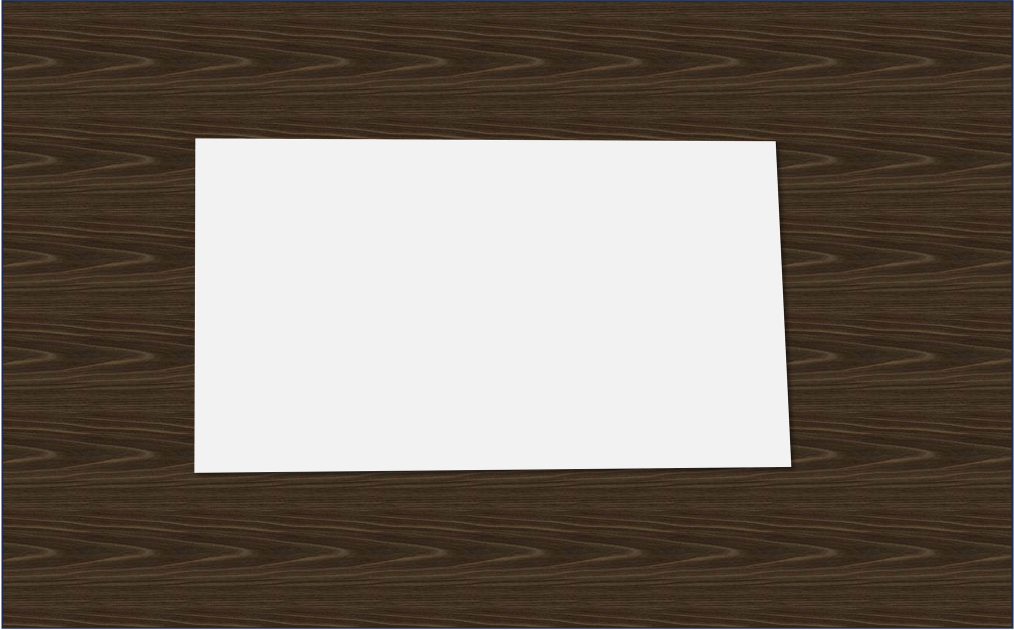
#> input picture opencv/2학기/images/namecard.jpeg, 3040 x 1890 px, found by its file name (shown at 1/3 size)
$ python 240924.py
#> lines starting #> are read from the running program, lines starting #| are printed output that depends on the picture; after the words box and inside, x2 and y2 are one past the last pixel; in counts of white or black regions, pixels touching at a corner belong together
import os
import cv2
import numpy as np

def order_points(pts):
    rect = np.zeros((4, 2), dtype="float32")
    s = pts.sum(axis = 1)
    rect[0] = pts[np.argmin(s)]
    rect[2] = pts[np.argmax(s)]

    diff = np.diff(pts, axis = 1)
    rect[1] = pts[np.argmin(diff)]
    rect[3] = pts[np.argmax(diff)]

# Load the image
image = cv2.imread("/Users/bagseonghyeon/Desktop/schoolstudy/opencv/2학기/images/namecard.jpeg")
#> image is the input picture: shape (1890, 3040, 3); mean B, G, R 98, 107.8, 117.6
orig = image.copy()

cv2.imshow("original", orig)
cv2.waitKey(0)
cv2.destroyAllWindows()

# 1. Edge detection
ratio = 800.0 / image.shape[0]
#> ratio = 0.423
dim = (int(image.shape[1] * ratio), 800)
#> dim = (1286, 800)
image = cv2.resize(image, dim, interpolation=cv2.INTER_AREA)
#> image: shape (800, 1286, 3)

gray = cv2.cvtColor(image, cv2.COLOR_BGR2GRAY)
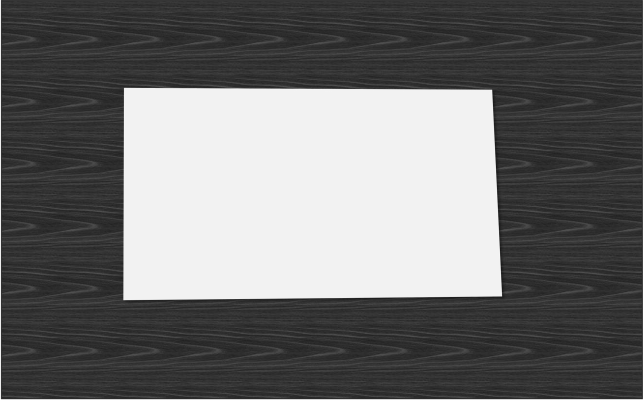
#> gray: shape (800, 1286) (shown at 1/2 size); min 16, max 255, mean 109.6
gray = cv2.GaussianBlur(gray, (3,3), 0)
edge = cv2.Canny(gray, 75, 200)
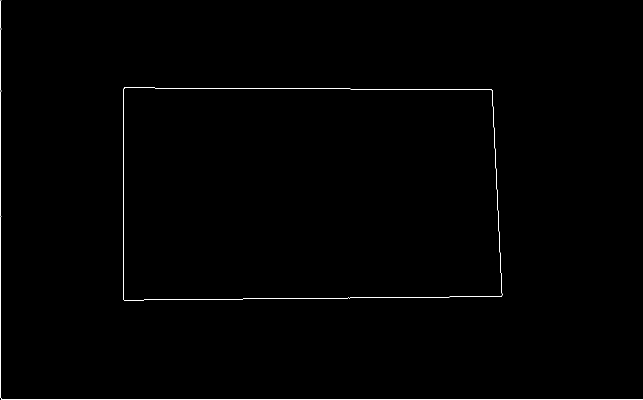
#> edge: shape (800, 1286) (shown at 1/2 size); 0.43% white in thin lines or dots

cv2.imshow("edge", edge)
cv2.waitKey(0)
cv2.destroyAllWindows()

# 2. Find contours
(cnts, _) = cv2.findContours(edge.copy(), cv2.RETR_LIST, cv2.CHAIN_APPROX_SIMPLE)
#> cnts = 3 contours, 1 with area under 20; largest, box (x1, y1, x2, y2) and area: (246, 175, 1005, 601) 313151, (246, 175, 1005, 601) 313148
cnts = sorted(cnts, key=cv2.contourArea, reverse=True)[:5]

for c in cnts:
    peri = cv2.arcLength(c, True)
    approx = cv2.approxPolyDP(c, 0.02 * peri, True)
    print(len(approx))

    if len(approx) == 4:
        screenCnt = approx
        break
#> this loop made 1 pass
#> (peri, screenCnt) on pass 1: (2352.9, [[247, 176], [248, 600], [1003, 592], [983, 179]])
#| 4

# 3. Apply perspective transform
rect = order_points(screenCnt.reshape(4, 2) * ratio)
#> in order_points, `s = pts.sum(axis = 1)`: s = [179, 358.9, 675.1, 491.9]
#> in order_points, `diff = np.diff(pts, axis = 1)`: diff = [-30.05, 149, -174, -340.3]
#> (the run stopped early here; a loop or call above may not have finished)
